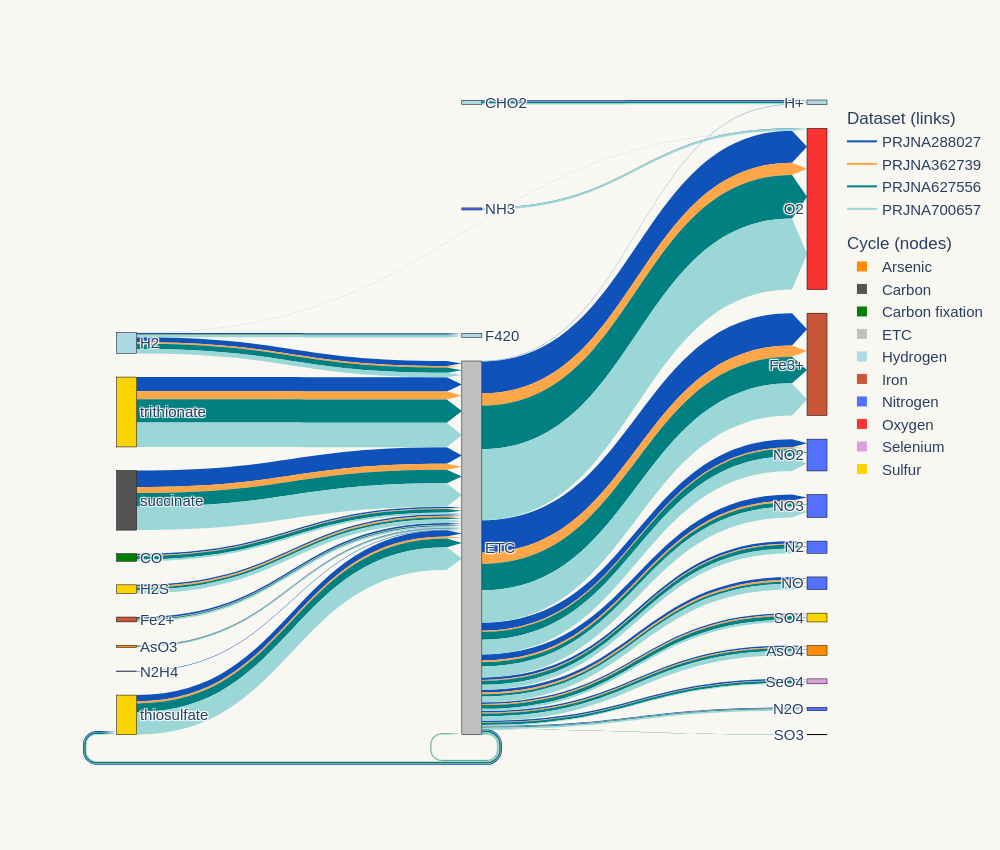

Write notebook code for a chart like this one.
### Code cell
group_col = "dataset"

network_df_grouped = network_df\
    .groupby([group_col, "donor", "acceptor"], as_index=False, observed=True)\
    .sum("size")

# TODO: color links according to cycle or sample type
network_df_grouped["color"] = network_df_grouped[group_col]\
    .map(dataset_mapping)
network_df_grouped["color"] = network_df_grouped["color"].fillna("darkgrey")

fig = go.Figure(
    go.Sankey(
        valuesuffix=" hits",
        arrangement="snap",
        node={
            # WARNING!!!!! Be careful of sorting of labels
            "label": categories.categories,
            # "x": node_df.index.tolist(),
            # "y": unique_redox_df["redox_potential_rev"].tolist(),
            "align": "center",
            "color": node_df["color"].tolist(),
            "line": dict(color="black", width=0.5),
            "pad": 10
        },
        link={
            "source": network_df_grouped["donor"].cat.codes.tolist(),
            "target": network_df_grouped["acceptor"].cat.codes.tolist(),
            "value":  network_df_grouped["size"].tolist(),
            "color":  network_df_grouped["color"].tolist(),
            "label": network_df_grouped["dataset"].tolist(),
            # "customdata": network_df_grouped[group_col].tolist(),
            # "hovertemplate": "%{customdata}",
            "line": dict(width=0.001),
            "arrowlen": 15
        }
    )
)

for trace in legend_dataset:
    fig.add_trace(trace)

fig.update_layout(
    width=1000,
    height=850,
    font=dict(
        size=15,
        family="Arial"
    ),
    # legend=dict(
    #     yanchor="top",
    #     # y=0.99,
    #     xanchor="right",
    #     # x=0.01
    # ),
    # template="simple_white",
    # paper_bgcolor="rgba(0,0,0,0)",
    # plot_bgcolor="rgba(0,0,0,0)"
    paper_bgcolor="#f8f7f2",
    plot_bgcolor="#f8f7f2"
)
fig.update_xaxes(visible=False)
fig.update_yaxes(visible=False)

fig.update_traces(domain_y=list([0,1.0]), selector=dict(type='sankey'))

fig.write_image(
    os.path.join(
        RUN_DIR,
        f"closing-circuit-sankey-by-{group_col}-simple.svg"
    ),
    scale=20
)
fig.show()

### Figure 1 — Plotly figure (JSON) as saved in the notebook; plotly's stock layout.template omitted (floating-point values rounded to 4 significant figures)
{"data": [{"arrangement": "snap", "domain": {"y": [0, 1]}, "link": {"arrowlen": 15, "color": ["#0f52ba", "#0f52ba", "#0f52ba", "#0f52ba", "#0f52ba", "#0f52ba", "#0f52ba", "#0f52ba", "#0f52ba", "#0f52ba", "#0f52ba", "#0f52ba", "#0f52ba", "#0f52ba", "#0f52ba", "#0f52ba", "#0f52ba", "#0f52ba", "#0f52ba", "#0f52ba", "#0f52ba", "#0f52ba", "#0f52ba", "#0f52ba", "#0f52ba", "#0f52ba", "#ffa648", "#ffa648", "#ffa648", "#ffa648", "#ffa648", "#ffa648", "#ffa648", "#ffa648", "#ffa648", "#ffa648", "#ffa648", "#ffa648", "#ffa648", "#ffa648", "#ffa648", "#ffa648", "#ffa648", "#ffa648", "#ffa648", "#ffa648", "#ffa648", "#ffa648", "#ffa648", "#008080", "#008080", "#008080", "#008080", "#008080", "#008080", "#008080", "#008080", "#008080", "#008080", "#008080", "#008080", "#008080", "#008080", "#008080", "#008080", "#008080", "#008080", "#008080", "#008080", "#008080", "#008080", "#008080", "#008080", "#008080", "#008080", "#9bd7d7", "#9bd7d7", "#9bd7d7", "#9bd7d7", "#9bd7d7", "#9bd7d7", "#9bd7d7", "#9bd7d7", "#9bd7d7", "#9bd7d7", "#9bd7d7", "#9bd7d7", "#9bd7d7", "#9bd7d7", "#9bd7d7", "#9bd7d7", "#9bd7d7", "#9bd7d7", "#9bd7d7", "#9bd7d7", "#9bd7d7", "#9bd7d7", "#9bd7d7", "#9bd7d7", "#9bd7d7", "#9bd7d7", "#9bd7d7"], "label": ["PRJNA288027", "PRJNA288027", "PRJNA288027", "PRJNA288027", "PRJNA288027", "PRJNA288027", "PRJNA288027", "PRJNA288027", "PRJNA288027", "PRJNA288027", "PRJNA288027", "PRJNA288027", "PRJNA288027", "PRJNA288027", "PRJNA288027", "PRJNA288027", "PRJNA288027", "PRJNA288027", "PRJNA288027", "PRJNA288027", "PRJNA288027", "PRJNA288027", "PRJNA288027", "PRJNA288027", "PRJNA288027", "PRJNA288027", "PRJNA362739", "PRJNA362739", "PRJNA362739", "PRJNA362739", "PRJNA362739", "PRJNA362739", "PRJNA362739", "PRJNA362739", "PRJNA362739", "PRJNA362739", "PRJNA362739", "PRJNA362739", "PRJNA362739", "PRJNA362739", "PRJNA362739", "PRJNA362739", "PRJNA362739", "PRJNA362739", "PRJNA362739", "PRJNA362739", "PRJNA362739", "PRJNA362739", "PRJNA362739", "PRJNA627556", "PRJNA627556", "PRJNA627556", "PRJNA627556", "PRJNA627556", "PRJNA627556", "PRJNA627556", "PRJNA627556", "PRJNA627556", "PRJNA627556", "PRJNA627556", "PRJNA627556", "PRJNA627556", "PRJNA627556", "PRJNA627556", "PRJNA627556", "PRJNA627556", "PRJNA627556", "PRJNA627556", "PRJNA627556", "PRJNA627556", "PRJNA627556", "PRJNA627556", "PRJNA627556", "PRJNA627556", "PRJNA627556", "PRJNA700657", "PRJNA700657", "PRJNA700657", "PRJNA700657", "PRJNA700657", "PRJNA700657", "PRJNA700657", "PRJNA700657", "PRJNA700657", "PRJNA700657", "PRJNA700657", "PRJNA700657", "PRJNA700657", "PRJNA700657", "PRJNA700657", "PRJNA700657", "PRJNA700657", "PRJNA700657", "PRJNA700657", "PRJNA700657", "PRJNA700657", "PRJNA700657", "PRJNA700657", "PRJNA700657", "PRJNA700657", "PRJNA700657", "PRJNA700657"], "line": {"width": 0.001}, "source": [4, 5, 5, 6, 8, 9, 11, 11, 11, 11, 11, 11, 11, 11, 11, 11, 11, 11, 11, 11, 12, 13, 18, 19, 20, 22, 4, 5, 5, 6, 8, 9, 11, 11, 11, 11, 11, 11, 11, 11, 11, 11, 11, 11, 12, 13, 18, 20, 22, 4, 5, 5, 5, 6, 8, 9, 11, 11, 11, 11, 11, 11, 11, 11, 11, 11, 11, 11, 11, 11, 12, 13, 18, 20, 22, 4, 5, 5, 5, 6, 8, 9, 11, 11, 11, 11, 11, 11, 11, 11, 11, 11, 11, 11, 11, 11, 12, 13, 18, 19, 20, 22], "target": [11, 3, 11, 11, 11, 2, 0, 1, 2, 7, 8, 10, 11, 14, 15, 16, 17, 21, 23, 24, 24, 11, 11, 11, 11, 11, 11, 3, 11, 11, 11, 2, 0, 1, 7, 8, 11, 14, 15, 16, 17, 21, 23, 24, 24, 11, 11, 11, 11, 11, 3, 11, 24, 11, 11, 2, 0, 1, 2, 7, 8, 10, 11, 14, 15, 16, 17, 21, 23, 24, 24, 11, 11, 11, 11, 11, 3, 11, 24, 11, 11, 2, 0, 1, 2, 7, 8, 10, 11, 14, 15, 16, 17, 21, 23, 24, 24, 11, 11, 11, 11, 11], "value": [1408, 88, 491, 54, 627, 145, 246, 137, 22, 3201, 94, 10, 8, 601, 163, 141, 809, 288, 78, 3167, 18, 181, 140, 51, 152, 1655, 796, 45, 150, 13, 199, 40, 96, 55, 1112, 36, 19, 174, 109, 96, 130, 162, 41, 1207, 11, 56, 87, 131, 586, 2298, 95, 528, 7, 51, 863, 149, 399, 218, 6, 2644, 157, 19, 52, 417, 373, 289, 750, 232, 77, 4332, 9, 88, 354, 219, 1339, 2427, 183, 447, 31, 75, 2234, 94, 475, 80, 15, 3200, 76, 4, 71, 1086, 231, 440, 1467, 571, 136, 7045, 169, 158, 169, 1, 352, 2332]}, "node": {"align": "center", "color": ["#5271ff", "plum", "lightblue", "lightblue", "#fcd400", "lightblue", "darkorange", "#c85739", "#fcd400", "lightblue", "#fcd400", "silver", "#5271ff", "#c85739", "#5271ff", "#fcd400", "darkorange", "#5271ff", "green", "#5271ff", "#fcd400", "#5271ff", "#545454", "#5271ff", "#fa3232"], "label": ["N2", "SeO4", "H+", "F420", "trithionate", "H2", "AsO3", "Fe3+", "thiosulfate", "CHO2", "SO3", "ETC", "NH3", "Fe2+", "NO3", "SO4", "AsO4", "NO2", "CO", "N2H4", "H2S", "NO", "succinate", "N2O", "O2"], "line": {"color": "black", "width": 0.5}, "pad": 10}, "type": "sankey", "valuesuffix": " hits"}, {"legendgroup": "dataset", "legendgrouptitle": {"text": "Dataset (links)"}, "marker": {"color": "#0f52ba", "size": 10, "symbol": "square"}, "mode": "lines", "name": "PRJNA288027", "type": "scatter", "x": [null], "y": [null]}, {"legendgroup": "dataset", "legendgrouptitle": {"text": "Dataset (links)"}, "marker": {"color": "#ffa648", "size": 10, "symbol": "square"}, "mode": "lines", "name": "PRJNA362739", "type": "scatter", "x": [null], "y": [null]}, {"legendgroup": "dataset", "legendgrouptitle": {"text": "Dataset (links)"}, "marker": {"color": "#008080", "size": 10, "symbol": "square"}, "mode": "lines", "name": "PRJNA627556", "type": "scatter", "x": [null], "y": [null]}, {"legendgroup": "dataset", "legendgrouptitle": {"text": "Dataset (links)"}, "marker": {"color": "#9bd7d7", "size": 10, "symbol": "square"}, "mode": "lines", "name": "PRJNA700657", "type": "scatter", "x": [null], "y": [null]}, {"legendgroup": "cycle", "legendgrouptitle": {"text": "Cycle (nodes)"}, "marker": {"color": "darkorange", "size": 10, "symbol": "square"}, "mode": "markers", "name": "Arsenic", "type": "scatter", "x": [null], "y": [null]}, {"legendgroup": "cycle", "legendgrouptitle": {"text": "Cycle (nodes)"}, "marker": {"color": "#545454", "size": 10, "symbol": "square"}, "mode": "markers", "name": "Carbon", "type": "scatter", "x": [null], "y": [null]}, {"legendgroup": "cycle", "legendgrouptitle": {"text": "Cycle (nodes)"}, "marker": {"color": "green", "size": 10, "symbol": "square"}, "mode": "markers", "name": "Carbon fixation", "type": "scatter", "x": [null], "y": [null]}, {"legendgroup": "cycle", "legendgrouptitle": {"text": "Cycle (nodes)"}, "marker": {"color": "silver", "size": 10, "symbol": "square"}, "mode": "markers", "name": "ETC", "type": "scatter", "x": [null], "y": [null]}, {"legendgroup": "cycle", "legendgrouptitle": {"text": "Cycle (nodes)"}, "marker": {"color": "lightblue", "size": 10, "symbol": "square"}, "mode": "markers", "name": "Hydrogen", "type": "scatter", "x": [null], "y": [null]}, {"legendgroup": "cycle", "legendgrouptitle": {"text": "Cycle (nodes)"}, "marker": {"color": "#c85739", "size": 10, "symbol": "square"}, "mode": "markers", "name": "Iron", "type": "scatter", "x": [null], "y": [null]}, {"legendgroup": "cycle", "legendgrouptitle": {"text": "Cycle (nodes)"}, "marker": {"color": "#5271ff", "size": 10, "symbol": "square"}, "mode": "markers", "name": "Nitrogen", "type": "scatter", "x": [null], "y": [null]}, {"legendgroup": "cycle", "legendgrouptitle": {"text": "Cycle (nodes)"}, "marker": {"color": "#fa3232", "size": 10, "symbol": "square"}, "mode": "markers", "name": "Oxygen", "type": "scatter", "x": [null], "y": [null]}, {"legendgroup": "cycle", "legendgrouptitle": {"text": "Cycle (nodes)"}, "marker": {"color": "plum", "size": 10, "symbol": "square"}, "mode": "markers", "name": "Selenium", "type": "scatter", "x": [null], "y": [null]}, {"legendgroup": "cycle", "legendgrouptitle": {"text": "Cycle (nodes)"}, "marker": {"color": "#fcd400", "size": 10, "symbol": "square"}, "mode": "markers", "name": "Sulfur", "type": "scatter", "x": [null], "y": [null]}], "layout": {"font": {"family": "Arial", "size": 15}, "height": 850, "paper_bgcolor": "#f8f7f2", "plot_bgcolor": "#f8f7f2", "width": 1000, "xaxis": {"visible": false}, "yaxis": {"visible": false}}}
